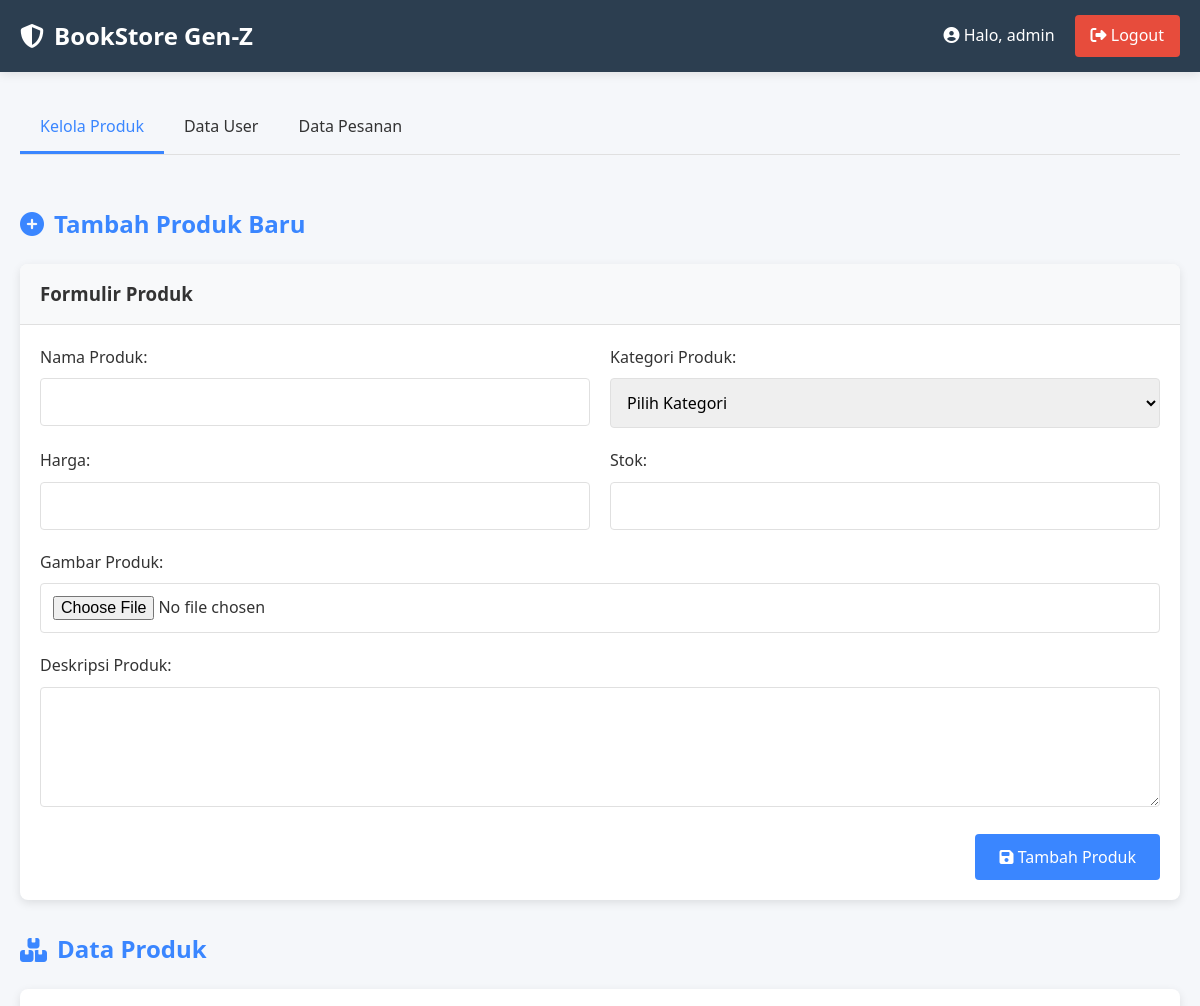
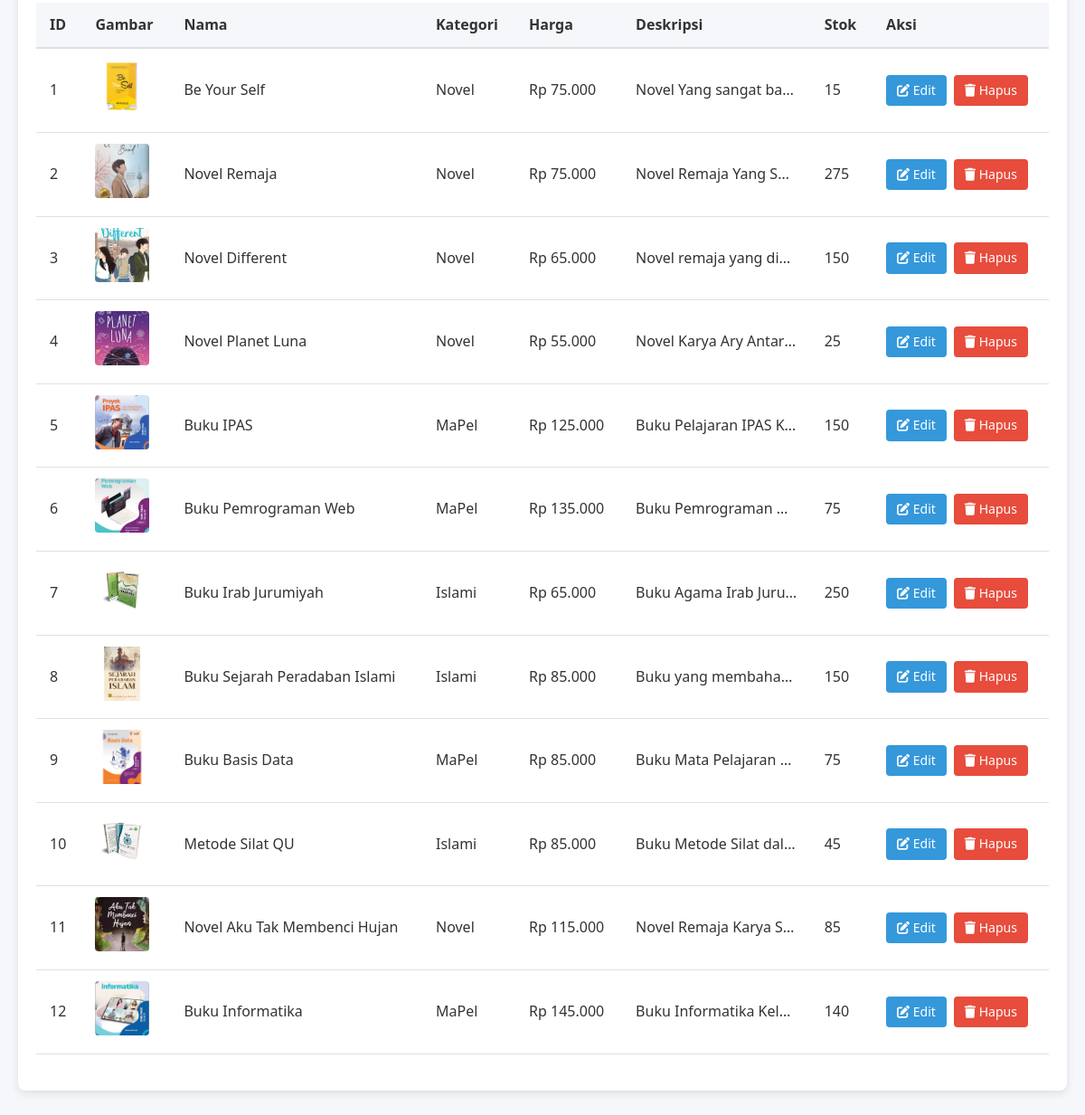
The app's page /index.php (signed in) with its own data (2 pictures, top to bottom).
### tables this page shows
CREATE TABLE `produk` (
  `id_produk` int(11) NOT NULL,
  `nama_produk` varchar(100) NOT NULL,
  `kategori_produk` varchar(50) NOT NULL,
  `gambar` varchar(200) NOT NULL,
  `harga` int(11) NOT NULL,
  `deskripsi` text NOT NULL,
  `stok` int(11) NOT NULL
);

### index.php (the view, shortened to what this page needs)
<?php
include "../config.php";
?>
<!DOCTYPE html>
<html lang="en">
<head>
    <link rel="stylesheet" href="https://cdnjs.cloudflare.com/ajax/libs/font-awesome/6.4.0/css/all.min.css">
</head>
<body>
    <header>
        <div class="container">
            <div class="admin-header">
                <a href="#" class="admin-logo">
                    <i class="fas fa-shield-alt"></i> BookStore Gen-Z
                </a>
                <div class="admin-info">
                    <span class="admin-name">
                        <i class="fas fa-user-circle"></i>
                        Halo, <?php echo htmlspecialchars($_SESSION['username']); ?>
                    </span>
                    <a href="logout.php" class="logout-btn">
                        <i class="fas fa-sign-out-alt"></i> Logout
                    </a>
                </div>
            </div>
        </div>
    </header>
    <main class="container">
        <div class="tab-nav">
            <a href="#produk" class="tab-link active">Kelola Produk</a>
            <a href="#user" class="tab-link">Data User</a>
            <a href="#pesanan" class="tab-link">Data Pesanan</a>
        </div>
        <section id="produk" class="tab-content">
            <h2 class="section-title"><i class="fas fa-plus-circle"></i> Tambah Produk Baru</h2>
            <div class="card">
                <div class="card-header">
                    <h3>Formulir Produk</h3>
                </div>
                <div class="card-body">
                    <form action="" method="POST" enctype="multipart/form-data">
                        <div class="form-row">
                            <div class="form-group">
                                <label class="form-label">Nama Produk:</label>
                                <input type="text" name="nama_produk" class="form-control" required>
                            </div>
                            <div class="form-group">
                                <label class="form-label">Kategori Produk:</label>
                                <select name="kategori_produk" class="form-control" required>
                                    <option value="" disabled selected>Pilih Kategori</option>
                                </select>
                            </div>
                        </div>
                        <div class="form-row">
                            <div class="form-group">
                                <label class="form-label">Harga:</label>
                                <input type="number" name="harga" class="form-control" required>
                            </div>
                            <div class="form-group">
                                <label class="form-label">Stok:</label>
                                <input type="number" name="stok" class="form-control" required>
                            </div>
                        </div>
                        <div class="form-group">
                            <label class="form-label">Gambar Produk:</label>
                            <input type="file" name="gambar" class="form-control" required>
                        </div>
                        <div class="form-group">
                            <label class="form-label">Deskripsi Produk:</label>
                            <textarea name="deskripsi" class="form-control" required></textarea>
                        </div>
                        <div class="text-right">
                            <button type="submit" name="submit" class="btn btn-primary">
                                <i class="fas fa-save"></i> Tambah Produk
                            </button>
                        </div>
                    </form>
                </div>
            </div>
            <h2 class="section-title"><i class="fas fa-boxes"></i> Data Produk</h2>
            <div class="card">
                <div class="card-body">
                    <div class="table-responsive">
                        <table class="data-table">
                            <thead>
                                <tr>
                                    <th>ID</th>
                                    <th>Gambar</th>
                                    <th>Nama</th>
                                    <th>Kategori</th>
                                    <th>Harga</th>
                                    <th>Deskripsi</th>
                                    <th>Stok</th>
                                    <th>Aksi</th>
                                </tr>
                            </thead>
                            <tbody>
                                <?php
                                $no = 1;
                                $query_produk = "SELECT * FROM produk";
                                $result_produk = mysqli_query($conn, $query_produk);
                                if (mysqli_num_rows($result_produk) > 0) :
                                    while ($row_produk = mysqli_fetch_assoc($result_produk)) :
                                ?>
                                        <tr>
                                            <td><?php echo $no++; ?></td>
                                            <td>
                                                <img src="uploads/<?php echo htmlspecialchars($row_produk['gambar']); ?>"
                                                    alt="<?php echo htmlspecialchars($row_produk['nama_produk']); ?>"
                                                    class="table-img">
                                            </td>
                                            <td><?php echo htmlspecialchars($row_produk['nama_produk']); ?></td>
                                            <td><?php echo htmlspecialchars($row_produk['kategori_produk']); ?></td>
                                            <td>Rp <?php echo number_format($row_produk['harga'], 0, ',', '.'); ?></td>
                                            <td class="text-truncate"><?php echo htmlspecialchars($row_produk['deskripsi']); ?></td>
                                            <td><?php echo $row_produk['stok']; ?></td>
                                            <td>
                                                <div class="action-buttons">
                                                    <a href="edit_produk.php?id=<?php echo $row_produk['id_produk']; ?>" class="action-btn edit-btn">
                                                        <i class="fas fa-edit"></i> Edit
                                                    </a>
                                                    <a href="hapus_produk.php?id=<?php echo $row_produk['id_produk']; ?>"
                                                       onclick="return confirm('Yakin ingin hapus produk ini?');"
                                                       class="action-btn delete-btn">
                                                        <i class="fas fa-trash"></i> Hapus
                                                    </a>
                                                </div>
                                            </td>
                                        </tr>
                                <?php
                                    endwhile;
                                else :
                                    echo "<tr><td colspan='8' class='text-center'>Tidak ada data produk.</td></tr>";
                                endif;
                                ?>
                            </tbody>
                        </table>
                    </div>
                </div>
            </div>
        </section>
    </main>
</body>
</html>

### index.php (style rules this page uses)
:root { --primary-color: #3a86ff; --secondary-color: #8338ec; --accent-color: #ff006e; --text-color: #333; --light-text: #777; --light-bg: #f9f9f9; --border-color: #e0e0e0; --success-color: #2ecc71; --warning-color: #f39c12; --info-color: #3498db; --danger-color: #e74c3c; }
* { margin: 0; padding: 0; box-sizing: border-box; font-family: 'Segoe UI', Tahoma, Geneva, Verdana, sans-serif; }
body { background-color: #f5f7fa; color: var(--text-color); line-height: 1.6; padding-bottom: 40px; }
.container { max-width: 1200px; margin: 0 auto; padding: 0 20px; }
header { background-color: #2c3e50; color: white; box-shadow: 0 2px 10px rgba(0, 0, 0, 0.1); position: sticky; top: 0; z-index: 100; margin-bottom: 30px; }
.admin-header { display: flex; align-items: center; justify-content: space-between; padding: 15px 0; }
.admin-logo { font-size: 24px; font-weight: bold; color: white; text-decoration: none; display: flex; align-items: center; }
.admin-logo i { margin-right: 10px; }
.admin-info { display: flex; align-items: center; gap: 20px; }
.admin-name { font-weight: 500; }
.logout-btn { padding: 8px 16px; background-color: var(--danger-color); color: white; border-radius: 4px; text-decoration: none; transition: background-color 0.3s; }
main { padding: 20px 0; }
.section-title { font-size: 24px; margin-bottom: 20px; color: var(--primary-color); display: flex; align-items: center; gap: 10px; }
.card { background-color: white; border-radius: 8px; box-shadow: 0 3px 10px rgba(0, 0, 0, 0.1); margin-bottom: 30px; overflow: hidden; }
.card-header { background-color: #f8f9fa; padding: 15px 20px; border-bottom: 1px solid var(--border-color); }
.card-body { padding: 20px; }
.form-group { margin-bottom: 20px; }
.form-label { display: block; margin-bottom: 8px; font-weight: 500; }
.form-control { width: 100%; padding: 12px; border: 1px solid var(--border-color); border-radius: 4px; font-size: 16px; transition: border-color 0.3s; }
.form-control::placeholder { color: #aaa; }
textarea.form-control { min-height: 120px; resize: vertical; }
.btn { padding: 12px 24px; border: none; border-radius: 4px; cursor: pointer; font-size: 16px; font-weight: 500; transition: background-color 0.3s, transform 0.2s; }
.btn-primary { background-color: var(--primary-color); color: white; }
.table-responsive { overflow-x: auto; }
.data-table { width: 100%; border-collapse: collapse; margin-bottom: 20px; }
.data-table th { background-color: #f5f7fa; padding: 12px 15px; text-align: left; font-weight: 600; color: var(--text-color); border-bottom: 2px solid var(--border-color); }
.data-table td { padding: 12px 15px; border-bottom: 1px solid var(--border-color); vertical-align: middle; }
.table-img { width: 60px; height: 60px; object-fit: cover; border-radius: 4px; }
.action-buttons { display: flex; gap: 8px; }
.action-btn { padding: 6px 12px; border-radius: 4px; text-decoration: none; color: white; font-size: 14px; transition: background-color 0.3s; }
.edit-btn { background-color: var(--info-color); }
.delete-btn { background-color: var(--danger-color); }
.form-row { display: flex; gap: 20px; margin-bottom: 20px; }
.form-row .form-group { flex: 1; margin-bottom: 0; }
.tab-nav { display: flex; border-bottom: 1px solid var(--border-color); margin-bottom: 30px; overflow-x: auto; }
.tab-link { padding: 12px 20px; color: var(--text-color); text-decoration: none; font-weight: 500; border-bottom: 3px solid transparent; transition: all 0.3s; white-space: nowrap; }
.tab-link.active { color: var(--primary-color); border-bottom-color: var(--primary-color); }
.tab-content { padding: 20px 0; }
.text-right { text-align: right; }
.text-truncate { max-width: 200px; white-space: nowrap; overflow: hidden; text-overflow: ellipsis; }

### records on screen
produk: gambar (picture), nama_produk "Be Your Self", kategori_produk "Novel", harga "75.000", deskripsi "Novel Yang sangat ba…", stok "15"
produk: gambar (picture), nama_produk "Novel Remaja", kategori_produk "Novel", harga "75.000", deskripsi "Novel Remaja Yang Sa…", stok "275"
produk: gambar (picture), nama_produk "Novel Different", kategori_produk "Novel", harga "65.000", deskripsi "Novel remaja yang di…", stok "150"
produk: gambar (picture), nama_produk "Novel Planet Luna", kategori_produk "Novel", harga "55.000", deskripsi "Novel Karya Ary Antar…", stok "25"
produk: gambar (picture), nama_produk "Buku IPAS", kategori_produk "MaPel", harga "125.000", deskripsi "Buku Pelajaran IPAS K…", stok "150"
produk: gambar (picture), nama_produk "Buku Pemrograman Web", kategori_produk "MaPel", harga "135.000", deskripsi "Buku Pemrograman…", stok "75"
produk: gambar (picture), nama_produk "Buku Irab Jurumiyah", kategori_produk "Islami", harga "65.000", deskripsi "Buku Agama Irab Juru…", stok "250"
produk: gambar (picture), nama_produk "Buku Sejarah Peradaban Islami", kategori_produk "Islami", harga "85.000", deskripsi "Buku yang membaha…", stok "150"
produk: gambar (picture), nama_produk "Buku Basis Data", kategori_produk "MaPel", harga "85.000", deskripsi "Buku Mata Pelajaran…", stok "75"
produk: gambar (picture), nama_produk "Metode Silat QU", kategori_produk "Islami", harga "85.000", deskripsi "Buku Metode Silat dal…", stok "45"
produk: gambar (picture), nama_produk "Novel Aku Tak Membenci Hujan", kategori_produk "Novel", harga "115.000", deskripsi "Novel Remaja Karya S…", stok "85"
produk: gambar (picture), nama_produk "Buku Informatika", kategori_produk "MaPel", harga "145.000", deskripsi "Buku Informatika Kel…", stok "140"

### other values on screen
$_SESSION['username'] "admin"
